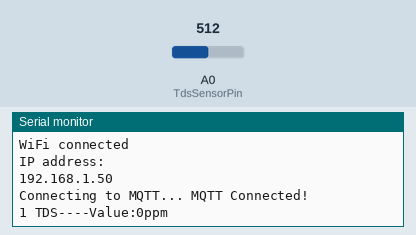
The sketch below on a simulated ESP8266 (NodeMCU). On the bench: the last lines printed to the serial monitor. The test bench sets the inputs (shaded band); at power-on: A0 (TdsSensorPin) = 512. WiFi joins after 1.5 s; servers stay silent unless stated; no MQTT or app messages arrive unless stated.

Above: at 8.2 s.
8.3 s: A0 (TdsSensorPin) set to 716
At 9.4 s:
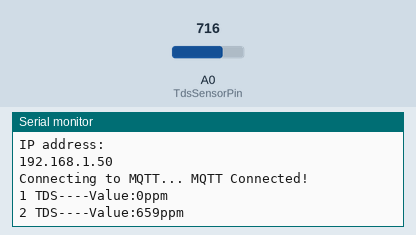
9.8 s: A0 (TdsSensorPin) set to 810
At 11.0 s:
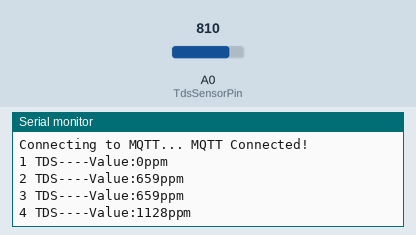
Timing chart, 0 to 12.8 s (numbered marks = the images above; inputs shaded):
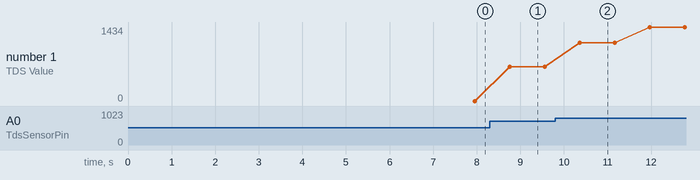

The sketch:

CQRobot_TDS_MQTT.ino
```cpp
// http://www.cqrobot.wiki/index.php/TDS_(Total_Dissolved_Solids)_Meter_Sensor_SKU:_CQRSENTDS01

#include <ESP8266WiFi.h>
#include "Adafruit_MQTT.h"
#include "Adafruit_MQTT_Client.h"
#include "CONFIG.h"

#define TdsSensorPin A0
#define VREF 3.3      // analog reference voltage(Volt) of the ADC
#define MYSCOUNT 30           // sum of sample point

int analogBuffer[MYSCOUNT];    // store the analog value in the array, read from ADC
int analogBufferTemp[MYSCOUNT];
int analogBufferIndex = 0, copyIndex = 0;
float averageVoltage = 0, tdsValue = 0, temperature = 25;
int CountA = 1;
int CountReset = 60;

WiFiClient client;
/*****************************MQTT  Feeds ************************************/

Adafruit_MQTT_Client mqtt(&client,MQTT_SERVER, MQTT_SERVERPORT, MQTT_USERNAME, MQTT_PASSWORD);

// Setup a feeds for publishing to the MQTT Server
Adafruit_MQTT_Publish statusmessage = Adafruit_MQTT_Publish(&mqtt, UNIQUE_ID "/tele/INFO1");
Adafruit_MQTT_Publish teleINFO1 = Adafruit_MQTT_Publish(&mqtt, UNIQUE_ID "/tele/INFO2");
Adafruit_MQTT_Publish tdsdata = Adafruit_MQTT_Publish(&mqtt, UNIQUE_ID "/data/TDS");     //ADD

const char *chrLocalIp;

void connectWifi(){

// Connect to WiFi access point.
  Serial.println(); Serial.println();
  Serial.print("Connecting to ");
  Serial.println(WLAN_SSID);
  WiFi.begin(WLAN_SSID, WLAN_PASS);
  while (WiFi.status() != WL_CONNECTED) {
    delay(500);
    Serial.print(".");
  }
  Serial.println();
  Serial.println("WiFi connected");
  Serial.println("IP address: "); Serial.println(WiFi.localIP());
  delay(1500);
}

void MQTT_connect() {
  int8_t ret;

  // Stop if already connected.
  if (mqtt.connected()) {
    return;
  }

  Serial.print("Connecting to MQTT... ");

  uint8_t retries = 3;
  while ((ret = mqtt.connect()) != 0) { // connect will return 0 for connected
       Serial.println(mqtt.connectErrorString(ret));
       Serial.println("Retrying MQTT connection in 5 seconds...");
       mqtt.disconnect();
       delay(5000);  // wait 5 seconds
       retries--;
       if (retries == 0) {
         // basically die and wait for WDT to reset me
         while (1);
       }
  }
  Serial.println("MQTT Connected!");
}

void setup() {
  delay(2000);
  Serial.begin(115200);
  delay(2000);
  Serial.println("Hello World!");
  pinMode(TdsSensorPin, INPUT); //ADD

  connectWifi();
  MQTT_connect();  // Connect to the MQTT Broker

  statusmessage.publish("Alive!");
  String strLocalIP = String() + WiFi.localIP()[0] + "." + WiFi.localIP()[1] + "." + WiFi.localIP()[2] + "." + WiFi.localIP()[3];
  chrLocalIp = strLocalIP.c_str();
  teleINFO1.publish(chrLocalIp);
}

void loop() {
  delay(100);
  MQTT_connect();                               //Make sure we are connected
  if(! mqtt.ping()) {mqtt.disconnect();}        // ping MQTT Broker to keep alive
  getTDS();   //ADD
}

int getMedianNum(int bArray[], int iFilterLen)
{
  int bTab[iFilterLen];
  for (byte i = 0; i < iFilterLen; i++)
    bTab[i] = bArray[i];
  int i, j, bTemp;
  for (j = 0; j < iFilterLen - 1; j++)
  {
    for (i = 0; i < iFilterLen - j - 1; i++)
    {
      if (bTab[i] > bTab[i + 1])
      {
        bTemp = bTab[i];
        bTab[i] = bTab[i + 1];
        bTab[i + 1] = bTemp;
      }
    }
  }
  if ((iFilterLen & 1) > 0)
    bTemp = bTab[(iFilterLen - 1) / 2];
  else
    bTemp = (bTab[iFilterLen / 2] + bTab[iFilterLen / 2 - 1]) / 2;
  return bTemp;
}

void getTDS()
{
  static unsigned long analogSampleTimepoint = millis();
  if (millis() - analogSampleTimepoint > 40U)  //every 40 milliseconds,read the analog value from the ADC
  {
    analogSampleTimepoint = millis();
    analogBuffer[analogBufferIndex] = analogRead(TdsSensorPin);    //read the analog value and store into the buffer
    analogBufferIndex++;
    if (analogBufferIndex == MYSCOUNT)
      analogBufferIndex = 0;
  }
  static unsigned long printTimepoint = millis();
  if (millis() - printTimepoint > 800U)
  {
    printTimepoint = millis();
    for (copyIndex = 0; copyIndex < MYSCOUNT; copyIndex++)
      analogBufferTemp[copyIndex] = analogBuffer[copyIndex];
    averageVoltage = getMedianNum(analogBufferTemp, MYSCOUNT) * (float)VREF / 1024.0; // read the analog value more stable by the median filtering algorithm, and convert to voltage value
    float compensationCoefficient = 1.0 + 0.02 * (temperature - 25.0); //temperature compensation formula: fFinalResult(25^C) = fFinalResult(current)/(1.0+0.02*(fTP-25.0));
    float compensationVolatge = averageVoltage / compensationCoefficient; //temperature compensation
    tdsValue = (133.42 * compensationVolatge * compensationVolatge * compensationVolatge - 255.86 * compensationVolatge * compensationVolatge + 857.39 * compensationVolatge) * 0.5; //convert voltage value to tds value
    //Serial.print("voltage:");
    //Serial.print(averageVoltage,2);
    //Serial.print("V   ");
    Serial.print(CountA);
    Serial.print(" TDS----Value:");
    Serial.print(tdsValue, 0);
    Serial.println("ppm");

    if (CountA > (CountReset - 1)){
        tdsdata.publish(tdsValue);
        CountA = 1;
        } else {
        CountA = CountA + 1;
      }

  }
}
```

CONFIG.h
```cpp
/************************* WiFi Access Point *********************************/

#define WLAN_SSID       "MyWIFI"
#define WLAN_PASS       "SecurePassword123"

/***************************** MQTT Setup ************************************/

#define MQTT_SERVER      "homeassistant.local"       //MQTT Broker host name (mqtt.domain.com) or ip
#define MQTT_SERVERPORT  1883                        // use 8883 for SSL
#define MQTT_USERNAME    "MQTTUser"
#define MQTT_PASSWORD    "MQTTPassword"
#define UNIQUE_ID        "SensorName"                //user defined id, useful if you have many sensor packs
```

Measured:
- plotted number 1: 659 → 1434 after the input at 9.8 s
